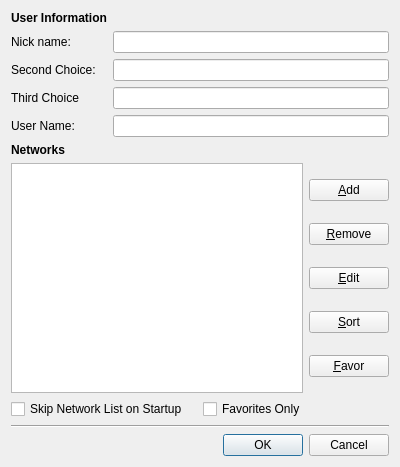
<?xml version="1.0" encoding="UTF-8"?>
<ui version="4.0">
 <class>NetworkList</class>
 <widget class="QDialog" name="NetworkList">
  <property name="geometry">
   <rect>
    <x>0</x>
    <y>0</y>
    <width>400</width>
    <height>467</height>
   </rect>
  </property>
  <property name="windowTitle">
   <string>Network List</string>
  </property>
  <layout class="QFormLayout" name="formLayout_2">
   <item row="0" column="0" colspan="2">
    <layout class="QFormLayout" name="formLayout">
     <item row="0" column="0">
      <widget class="QLabel" name="userInfoLabel">
       <property name="font">
        <font>
         <weight>75</weight>
         <bold>true</bold>
        </font>
       </property>
       <property name="text">
        <string>User Information</string>
       </property>
      </widget>
     </item>
     <item row="1" column="0">
      <widget class="QLabel" name="nickLabel">
       <property name="text">
        <string>Nick name:</string>
       </property>
      </widget>
     </item>
     <item row="1" column="1">
      <widget class="QLineEdit" name="nickNamelineEdit"/>
     </item>
     <item row="2" column="0">
      <widget class="QLabel" name="secondChoiceLabel">
       <property name="text">
        <string>Second Choice:</string>
       </property>
      </widget>
     </item>
     <item row="2" column="1">
      <widget class="QLineEdit" name="secondChoiceEdit"/>
     </item>
     <item row="3" column="0">
      <widget class="QLabel" name="thirdChoiceLabel">
       <property name="text">
        <string>Third Choice</string>
       </property>
      </widget>
     </item>
     <item row="3" column="1">
      <widget class="QLineEdit" name="thirdChoiceEdit"/>
     </item>
     <item row="4" column="0">
      <widget class="QLabel" name="userNameLabel">
       <property name="text">
        <string>User Name:</string>
       </property>
       <property name="buddy">
        <cstring>userNameEdit</cstring>
       </property>
      </widget>
     </item>
     <item row="4" column="1">
      <widget class="QLineEdit" name="userNameEdit"/>
     </item>
    </layout>
   </item>
   <item row="1" column="0" colspan="2">
    <widget class="QLabel" name="networksLabel">
     <property name="font">
      <font>
       <weight>75</weight>
       <bold>true</bold>
      </font>
     </property>
     <property name="text">
      <string>Networks</string>
     </property>
    </widget>
   </item>
   <item row="2" column="0" colspan="2">
    <layout class="QHBoxLayout" name="horizontalLayout">
     <item>
      <widget class="QListWidget" name="networkListWidget">
       <property name="selectionRectVisible">
        <bool>true</bool>
       </property>
      </widget>
     </item>
     <item>
      <layout class="QVBoxLayout" name="verticalLayout">
       <item>
        <widget class="QPushButton" name="addButton">
         <property name="text">
          <string>&amp;Add</string>
         </property>
        </widget>
       </item>
       <item>
        <widget class="QPushButton" name="removeButton">
         <property name="text">
          <string>&amp;Remove</string>
         </property>
        </widget>
       </item>
       <item>
        <widget class="QPushButton" name="editButton">
         <property name="text">
          <string>&amp;Edit</string>
         </property>
        </widget>
       </item>
       <item>
        <widget class="QPushButton" name="sortButton">
         <property name="text">
          <string>&amp;Sort</string>
         </property>
        </widget>
       </item>
       <item>
        <widget class="QPushButton" name="favorButton">
         <property name="text">
          <string>&amp;Favor</string>
         </property>
        </widget>
       </item>
      </layout>
     </item>
    </layout>
   </item>
   <item row="3" column="0" colspan="2">
    <layout class="QHBoxLayout" name="horizontalLayout_2">
     <item>
      <widget class="QCheckBox" name="skipNetworkListCheck">
       <property name="text">
        <string>Skip Network List on Startup</string>
       </property>
      </widget>
     </item>
     <item>
      <widget class="QCheckBox" name="favoritesOnlyCheck">
       <property name="text">
        <string>Favorites Only</string>
       </property>
      </widget>
     </item>
    </layout>
   </item>
   <item row="4" column="0" colspan="2">
    <widget class="Line" name="line">
     <property name="orientation">
      <enum>Qt::Horizontal</enum>
     </property>
    </widget>
   </item>
   <item row="5" column="1">
    <widget class="QDialogButtonBox" name="buttonBox">
     <property name="orientation">
      <enum>Qt::Horizontal</enum>
     </property>
     <property name="standardButtons">
      <set>QDialogButtonBox::Cancel|QDialogButtonBox::Ok</set>
     </property>
    </widget>
   </item>
  </layout>
 </widget>
 <resources/>
 <connections>
  <connection>
   <sender>buttonBox</sender>
   <signal>accepted()</signal>
   <receiver>NetworkList</receiver>
   <slot>accept()</slot>
   <hints>
    <hint type="sourcelabel">
     <x>248</x>
     <y>254</y>
    </hint>
    <hint type="destinationlabel">
     <x>157</x>
     <y>274</y>
    </hint>
   </hints>
  </connection>
  <connection>
   <sender>buttonBox</sender>
   <signal>rejected()</signal>
   <receiver>NetworkList</receiver>
   <slot>reject()</slot>
   <hints>
    <hint type="sourcelabel">
     <x>316</x>
     <y>260</y>
    </hint>
    <hint type="destinationlabel">
     <x>286</x>
     <y>274</y>
    </hint>
   </hints>
  </connection>
 </connections>
</ui>
